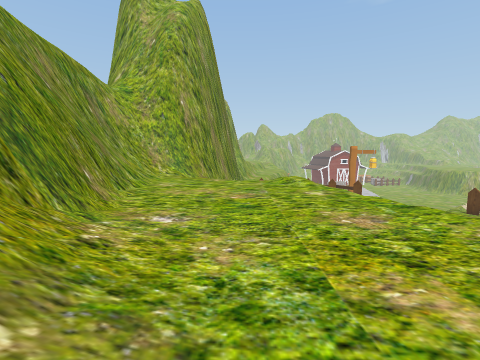
view 1 (above)

16 first-person views from a walk through a scene from a Unity 3-D project. The camera is 1.2 m above the floor, tilts 6° down and sees 85° across. The floor is counted in squares, 2 m on a side. Each view is taken from the middle of a square. On the plan, view 1 faces up. The plan holds only what a view shows up to about 9 squares ahead; the rest is blank. The place goes on beyond the plan. The player is left out. Some surface patterns are stand-ins.

view 2
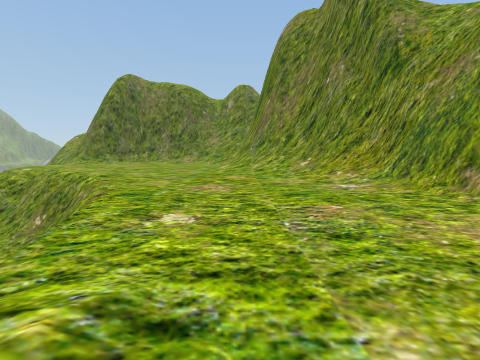

view 3
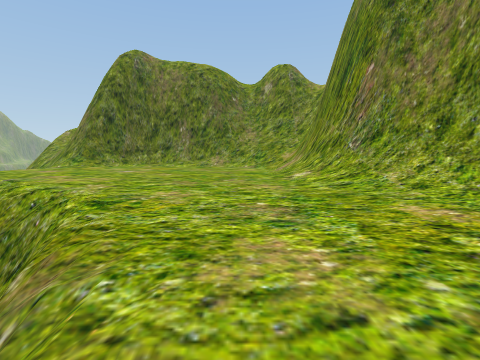

view 4
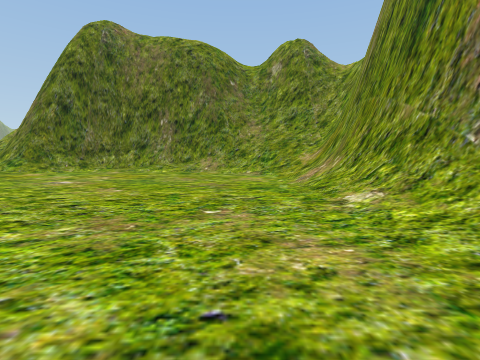

view 5
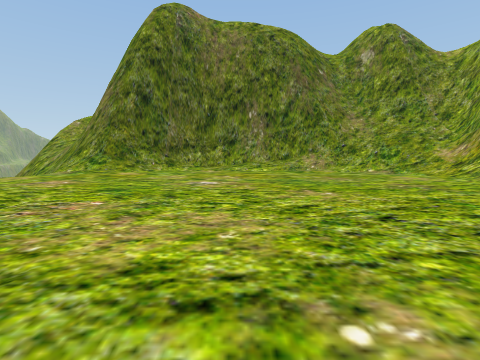

view 6
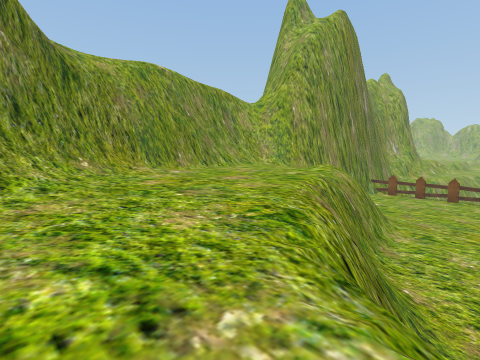

view 7
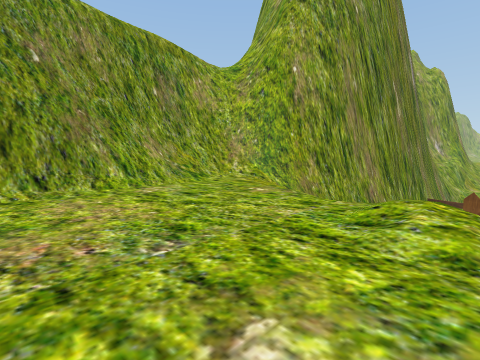

view 8
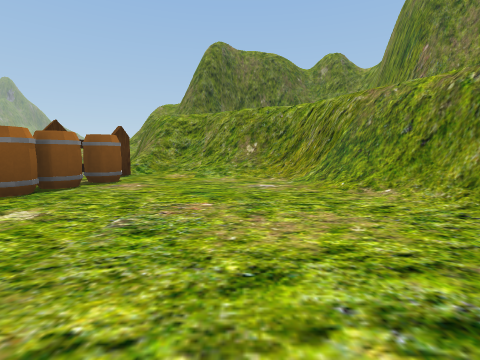

view 9
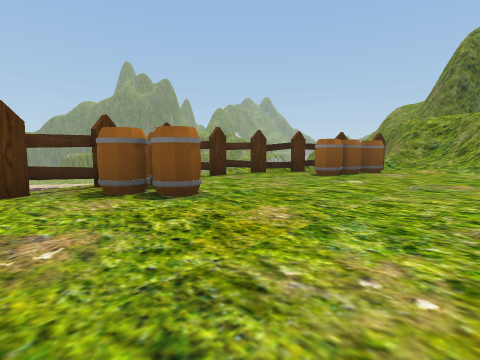

view 10
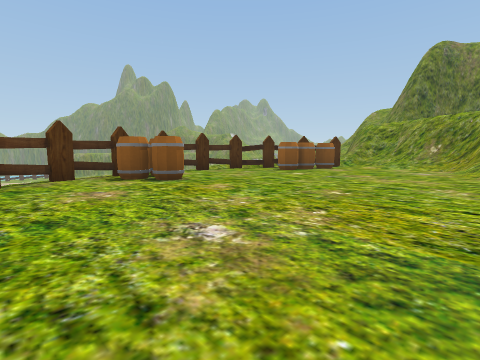

view 11
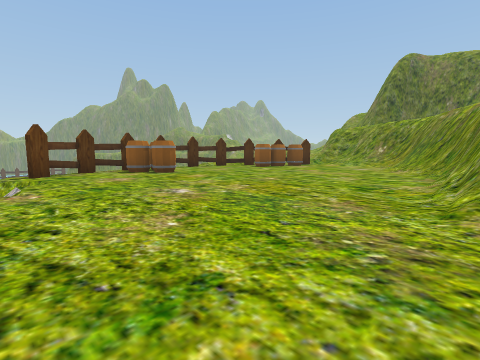

view 12
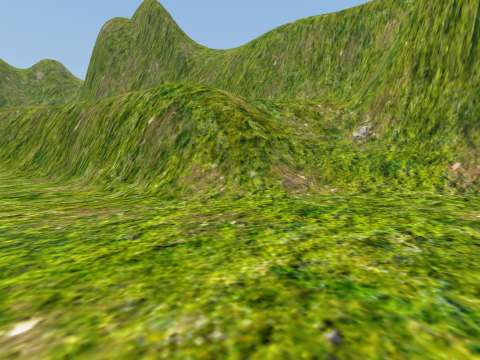

view 13
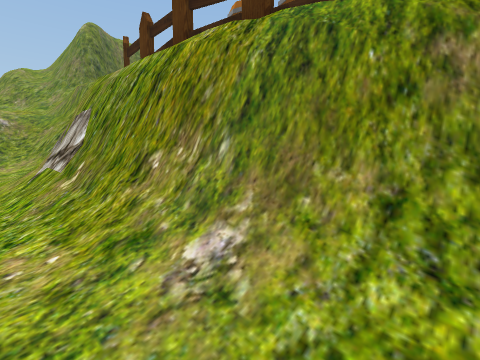

view 14
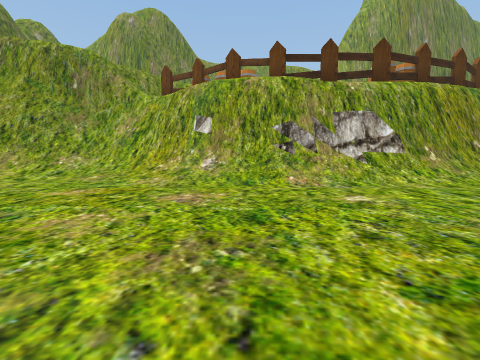

view 15
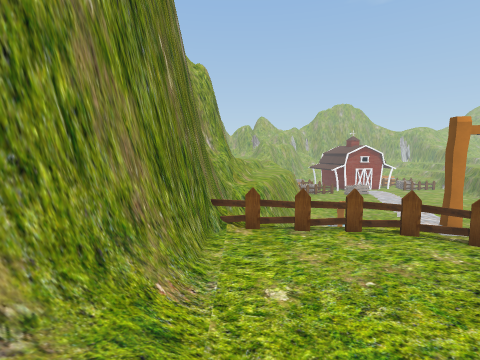

view 16
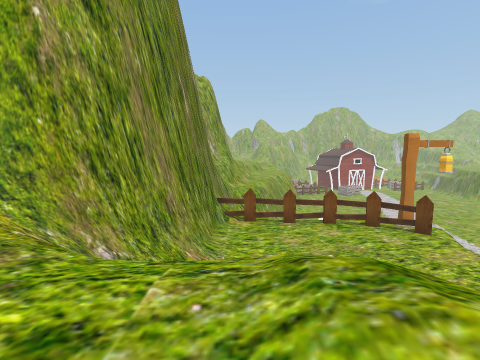

### Floor plan
Key: @ floor where view 1 was taken; # wall or solid block; . main floor; : floor 0.25 m higher than the main floor; + floor 4 m higher than the main floor; * floor 4.25 m higher than the main floor; - floor 4.75 m lower than the main floor; / step, stairs or slope; = window, fence, low wall or low ledge; v drop or lower ground; B barrel; S streetlight; O other object.
Columns run from 4 left of view 1 to 20 right of it. Each row starts with its distance up from view 1.
 18     #
 17     ########
 16     #... OOS
 15     #......O=
 14    ##....../
 13    #/....../// v
 12   ##/........./O #//
 11 ####///.........O#/-
 10 ##////==........O##/
  9 #//////#......BBBv#/
  8 #/+++//#.........##/-
  7 ##++++/#.........=#/--
  6  #+++++v#........v#/---
  5  #++++++#.......Ov#/----
  4  #/+++++#/....B.O##/-----
  3  ##*++++##/...BOv#//----
  2  ##/+++++#/:..B###/----
  1   #//*+++##=//O=#//---
  0   ##@/+++++#=//#///--
 -1    ##/++++++#==#///-
 -2     ##*+++++++ #/=/
 -3     ##/++++++++#//
 -4      #/++++++++v
 -5      #/++++++++
 -6     ##/++++++++=
 -7     #//=#//+/###
 -8     ############/
 -9                 /v

Positions as (right, up) in squares from view 1, and headings:
1: (0, 0), facing up
2: (1, 8), facing down
3: (3, 4), facing down
4: (3, 1), facing down
5: (6, 0), facing down
6: (6, -1), facing up-left
7: (2, 5), facing up-left
8: (7, 8), facing down
9: (7, 11), facing down-right
10: (5, 12), facing down-right
11: (3, 13), facing down-right
12: (5, 13), facing down-left
13: (15, 12), facing down-left
14: (20, 4), facing left
15: (1, 9), facing up
16: (1, 7), facing up
